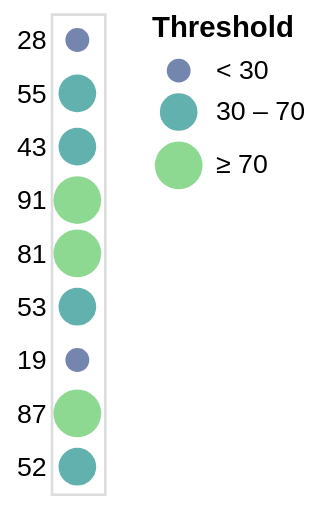

Vega-Lite specification stored for this chart:
### Vega specification from a JSON file in a GitHub repository (floating-point values rounded to 4 significant figures)
{"$schema": "https://vega.github.io/schema/vega/v5.json", "autosize": "pad", "padding": 5, "width": 20, "style": "cell", "data": [{"name": "source_0", "values": [{"a": "A", "b": 28}, {"a": "B", "b": 55}, {"a": "C", "b": 43}, {"a": "D", "b": 91}, {"a": "E", "b": 81}, {"a": "F", "b": 53}, {"a": "G", "b": 19}, {"a": "H", "b": 87}, {"a": "I", "b": 52}]}, {"name": "data_0", "source": "source_0", "transform": [{"type": "filter", "expr": "datum[\"b\"] !== null && !isNaN(datum[\"b\"])"}]}], "signals": [{"name": "y_step", "value": 20}, {"name": "height", "update": "bandspace(domain('y').length, 1, 0.5) * y_step"}, {"name": "width", "update": "width"}], "marks": [{"name": "marks", "type": "symbol", "style": ["circle"], "from": {"data": "data_0"}, "encode": {"update": {"opacity": {"value": 0.7}, "fill": {"scale": "color", "field": "b"}, "tooltip": {"signal": "{\"b\": datum[\"b\"], \"Threshold\": format(datum[\"b\"], \"\")}"}, "x": {"signal": "width", "mult": 0.5}, "y": {"scale": "y", "field": "b"}, "size": {"scale": "size", "field": "b"}, "shape": {"value": "circle"}}}}], "scales": [{"name": "y", "type": "point", "domain": {"data": "data_0", "field": "b"}, "range": {"step": {"signal": "y_step"}}, "padding": 0.5}, {"name": "color", "type": "threshold", "domain": [30, 70], "range": {"scheme": "viridis"}, "interpolate": "hcl"}, {"name": "size", "type": "threshold", "domain": [30, 70], "range": [80, 200, 320]}], "axes": [{"scale": "y", "orient": "left", "grid": false, "domain": false, "ticks": false, "zindex": 1}], "legends": [{"title": "Threshold", "fill": "color", "gradientLength": {"signal": "clamp(height, 64, 200)"}, "labelOverlap": "greedy", "symbolType": "circle", "encode": {"symbols": {"update": {"shape": {"value": "circle"}, "opacity": {"value": 0.7}}}}, "size": "size"}]}
